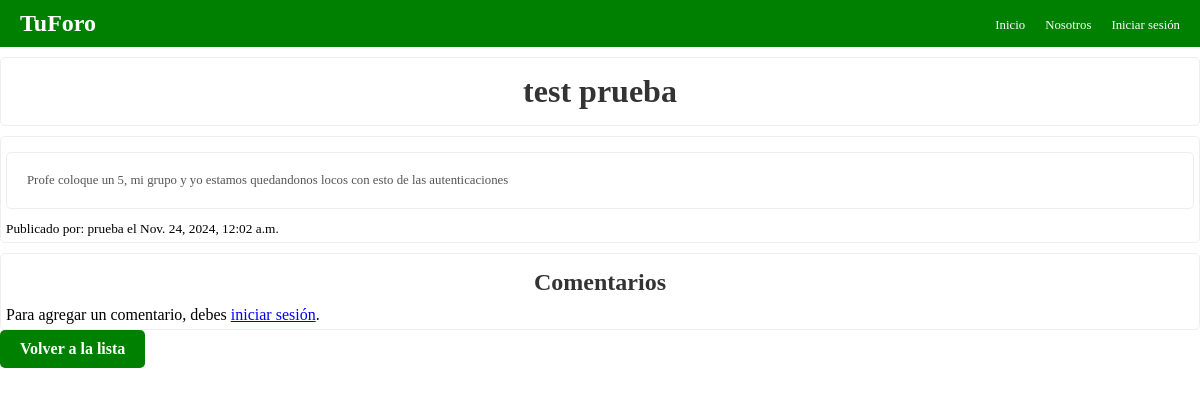
The page /detalle_post/2/ on the database its author committed.
### foro_app/models.py (models this page shows, shortened)
class Post(models.Model):
    titulo = models.CharField(max_length=200)
    contenido = models.TextField()
    author = models.ForeignKey(User, on_delete=models.CASCADE, null=True)
    fecha_creacion = models.DateTimeField(auto_now_add=True)

### foro_app/views.py (the view)
# urls.py: path('detalle_post/<int:pk>/', views.detalle_post, name='detalle_post'),
def detalle_post(request, pk):
    post = get_object_or_404(Post, pk=pk)
    if request.method == 'POST' and request.user.is_authenticated:
        contenido = request.POST.get('contenido')
        Comentario.objects.create(post=post, autor=autor, contenido=contenido)
        return redirect('detalle_post', pk=post.pk)
    return render(request, 'foro_app/detalle_post.html', {'post': post})

### foro_app/templates/foro_app/detalle_post.html (shortened to what this page needs)
{% load static %}
<!DOCTYPE html>
<html>
<head>
    <link rel="stylesheet" href="{% static 'css/styles.css' %}">
</head>
<body>
    <nav class="navbar">
        <div class="logo">TuForo</div>
        <ul class="nav-links">
            <li><a href="{% url 'lista_posts' %}">Inicio</a></li>
            <li><a href="{% url 'detalle_proyecto' %}">Nosotros</a></li>
            {% if user.is_authenticated %}
                <li><a href="{% url 'password_reset' %}">{{ user.username }}</a></li>
                <li><a href="{% url 'logout_usuario' %}">Cerrar sesión</a></li>
            {% else %}
                <li><a href="{% url 'login_usuario' %}">Iniciar sesión</a></li>
            {% endif %}
        </ul>
    </nav>
    <div class="contenedor">
    <h1 class="titulo">{{ post.titulo }}</h1></div>
    <div class="contenedor">
    <p class="contentpost">{{ post.contenido }}</p>
    <small>Publicado por: {{ post.author.username }} el {{ post.fecha_creacion }}</small></div>
    <div class="contenedor">
    <h2 class="titulo2">Comentarios</h2>
    {% if user.is_authenticated %}
    <h2 class="titulo2" >Agregar un comentario</h2>
    <form class="commentform" method="post">
        {% csrf_token %}
        <input class="autorarea" type="text" name="autor" placeholder="Tu nombre" required><br>
        <textarea class="textarea" name="contenido" placeholder="Escribe tu comentario" required></textarea><br>
        <button class="btn-main" type="submit">Enviar</button>
    </form>
    {% else %}
        <p>Para agregar un comentario, debes <a href="{% url 'login_usuario' %}">iniciar sesión</a>.</p>
    {% endif %}
    </div>
    <a class="btn-main" href="{% url 'lista_posts' %}">Volver a la lista</a>
</body>
</html>

### static/css/styles.css (style rules this page uses)
* { margin: 0; padding: 0; box-sizing: border-box; }
.navbar { display: flex; justify-content: space-between; align-items: center; color: white; background-color: green; padding: 10px 20px; }
.logo { font-size: 1.5rem; font-weight: bold; }
.nav-links { list-style: none; display: flex; gap: 20px; }
.nav-links a { text-decoration: none; color: white; font-size: 0.8em; }
.contenedor { background-color: white; display: block; border: 1px solid #eeeeee;; padding: 5px; margin-top: 10px; border-radius: 5px; }
.titulo { text-align: center; color: #333; margin-bottom: 10px; margin-top: 10px; font-weight: bold; }
.titulo2 { text-align: center; color: #333; margin-bottom: 10px; margin-top: 10px; }
.btn-main { display: inline-block; background-color: green; color: white; text-decoration: none; padding: 10px 20px; border-radius: 5px; margin-bottom: 20px; font-weight: bold; transition: background-color 0.3s ease; }
.contentpost { font-size: 0.8em; color: #555; margin: 10px 0; padding: 20px; border: 1px solid #eeeeee; border-radius: 5px; }

### rows shown on the page
Post: titulo "test prueba", contenido "Profe coloque un 5, mi grupo y yo estamos quedandonos locos con esto de las autenticaciones", author.username "prueba", fecha_creacion "Nov. 24, 2024, 12:02 a.m."
